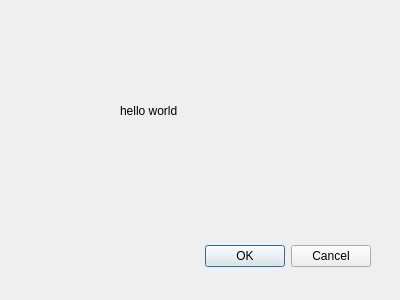
<?xml version="1.0" encoding="UTF-8"?>
<ui version="4.0">
 <class>Dialog</class>
 <widget class="QDialog" name="Dialog">
  <property name="geometry">
   <rect>
    <x>0</x>
    <y>0</y>
    <width>400</width>
    <height>300</height>
   </rect>
  </property>
  <property name="windowTitle">
   <string>Dialog</string>
  </property>
  <widget class="QDialogButtonBox" name="buttonBox">
   <property name="geometry">
    <rect>
     <x>30</x>
     <y>240</y>
     <width>341</width>
     <height>32</height>
    </rect>
   </property>
   <property name="orientation">
    <enum>Qt::Horizontal</enum>
   </property>
   <property name="standardButtons">
    <set>QDialogButtonBox::Cancel|QDialogButtonBox::Ok</set>
   </property>
  </widget>
  <widget class="QLabel" name="label">
   <property name="geometry">
    <rect>
     <x>120</x>
     <y>80</y>
     <width>121</width>
     <height>61</height>
    </rect>
   </property>
   <property name="text">
    <string>hello world</string>
   </property>
  </widget>
 </widget>
 <resources/>
 <connections>
  <connection>
   <sender>buttonBox</sender>
   <signal>accepted()</signal>
   <receiver>Dialog</receiver>
   <slot>accept()</slot>
   <hints>
    <hint type="sourcelabel">
     <x>248</x>
     <y>254</y>
    </hint>
    <hint type="destinationlabel">
     <x>157</x>
     <y>274</y>
    </hint>
   </hints>
  </connection>
  <connection>
   <sender>buttonBox</sender>
   <signal>rejected()</signal>
   <receiver>Dialog</receiver>
   <slot>reject()</slot>
   <hints>
    <hint type="sourcelabel">
     <x>316</x>
     <y>260</y>
    </hint>
    <hint type="destinationlabel">
     <x>286</x>
     <y>274</y>
    </hint>
   </hints>
  </connection>
 </connections>
</ui>
